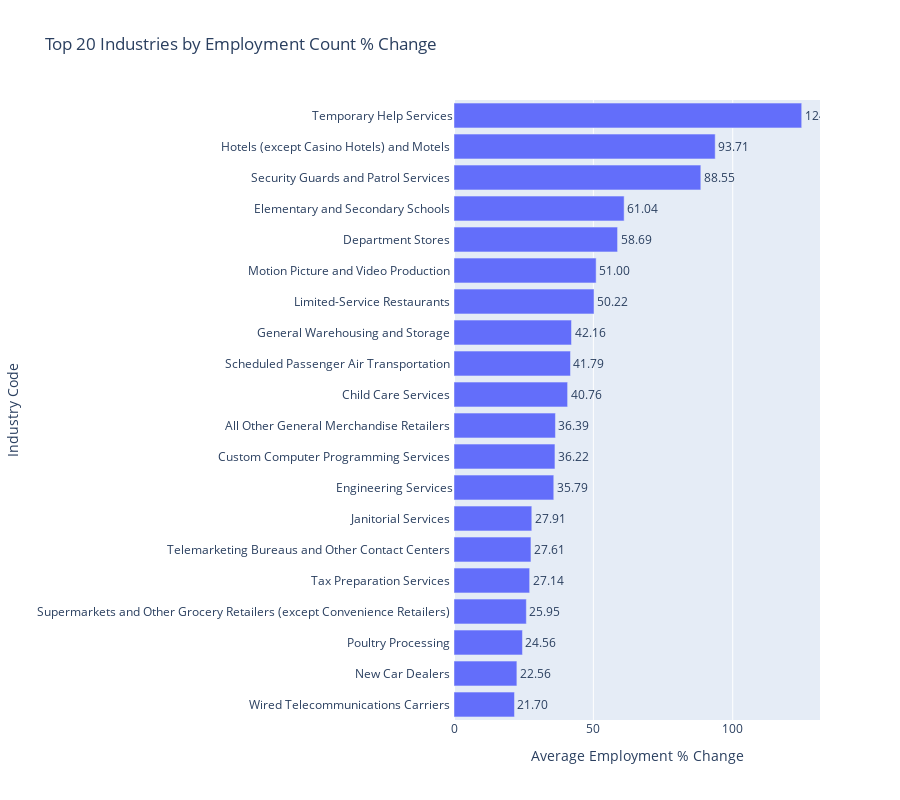

The cell this chart's notebook holds for it:
### Code cell
# Create a horizontal bar chart
fig = px.bar(
    employed_group[:20], 
    x="pct_change", 
    y="industry_code", 
    orientation="h", 
    title="Top 20 Industries by Employment Count % Change",
    labels={"pct_change": "Average Employment % Change", "industry_code": "Industry Code"},
    text="pct_change"
)

# Improve layout
fig.update_traces(texttemplate="%{text:.2f}", textposition="outside")
fig.update_layout(yaxis=dict(categoryorder="total ascending"))

# make it taller 
fig.update_layout(height=800)

# Show the plot
fig.show()

### Figure 1 — Plotly figure (JSON) as saved in the notebook; plotly's stock layout.template omitted (floating-point values rounded to 4 significant figures)
{"data": [{"alignmentgroup": "True", "hovertemplate": "Average Employment % Change=%{text}<br>Industry Code=%{y}<extra></extra>", "legendgroup": "", "marker": {"color": "#636efa", "pattern": {"shape": ""}}, "name": "", "offsetgroup": "", "orientation": "h", "showlegend": false, "text": [124.7, 93.71, 88.55, 61.04, 58.69, 51.0, 50.22, 42.16, 41.79, 40.76, 36.39, 36.22, 35.79, 27.91, 27.61, 27.14, 25.95, 24.56, 22.56, 21.7], "textposition": "outside", "texttemplate": "%{text:.2f}", "type": "bar", "x": [124.7, 93.71, 88.55, 61.04, 58.69, 51.0, 50.22, 42.16, 41.79, 40.76, 36.39, 36.22, 35.79, 27.91, 27.61, 27.14, 25.95, 24.56, 22.56, 21.7], "xaxis": "x", "y": ["Temporary Help Services", "Hotels (except Casino Hotels) and Motels ", "Security Guards and Patrol Services ", "Elementary and Secondary Schools ", "Department Stores ", "Motion Picture and Video Production ", "Limited-Service Restaurants ", "General Warehousing and Storage ", "Scheduled Passenger Air Transportation ", "Child Care Services ", "All Other General Merchandise Retailers ", "Custom Computer Programming Services ", "Engineering Services", "Janitorial Services ", "Telemarketing Bureaus and Other Contact Centers ", "Tax Preparation Services ", "Supermarkets and Other Grocery Retailers (except Convenience Retailers) ", "Poultry Processing ", "New Car Dealers ", "Wired Telecommunications Carriers "], "yaxis": "y"}], "layout": {"barmode": "relative", "height": 800, "legend": {"tracegroupgap": 0}, "title": {"text": "Top 20 Industries by Employment Count % Change"}, "xaxis": {"anchor": "y", "domain": [0, 1], "title": {"text": "Average Employment % Change"}}, "yaxis": {"anchor": "x", "categoryorder": "total ascending", "domain": [0, 1], "title": {"text": "Industry Code"}}}}
